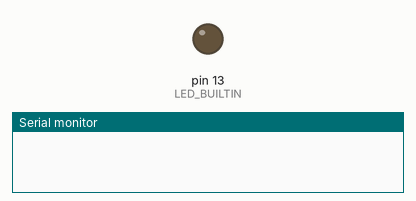
This sketch was run on a simulated Arduino Uno, built with avr-gcc and run on an emulated ATmega328P. Parts: output pins drawn as LEDs (lit = HIGH), the last lines printed to the serial monitor.

Above: at 1.0 s.
At 6.0 s:
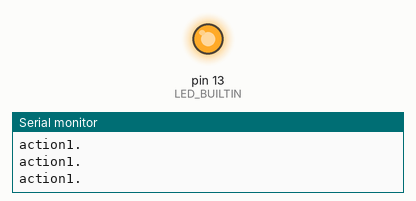
Timing chart, 0 to 15.6 s (numbered marks = the images above):
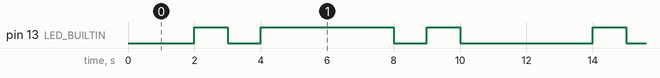

Measured:
- by itself, pin 13 (LED_BUILTIN): repeats every 12.0 s: LOW 1.0 s, HIGH 4.0 s, LOW 1.0 s, HIGH 1.0 s, LOW 4.0 s, HIGH 1.0 s
- by itself, everything shown: repeats every 12.0 s, in 6 steps

The sketch:

blink_multitask.ino
```cpp
//Blink without delay multitarea
unsigned long interval1 = 3000;
unsigned long interval2 = 2000;
unsigned long previousMillis1;
unsigned long previousMillis2;

bool state = false;

void setup() {
  Serial.begin(9600);
  pinMode(LED_BUILTIN, OUTPUT);

  previousMillis1 = millis();
  previousMillis2 = millis();
}

void loop() {
  unsigned long currentMillis = millis();

  // Gestionar el desbordamiento
  if ((unsigned long)(currentMillis - previousMillis1) >= interval1)
  {
    action1();
    previousMillis1 = millis();
  }
  if ((unsigned long)(currentMillis - previousMillis2) >= interval2)
  {
    action2();
    previousMillis2 = millis();
  }
}

void action1()
{
  Serial.println("action1.");
  switchLed();

}

void action2()
{
  Serial.println("action1.");
  switchLed();
}

void switchLed()
{
   state = !state;
   digitalWrite(LED_BUILTIN, state);
}
```
